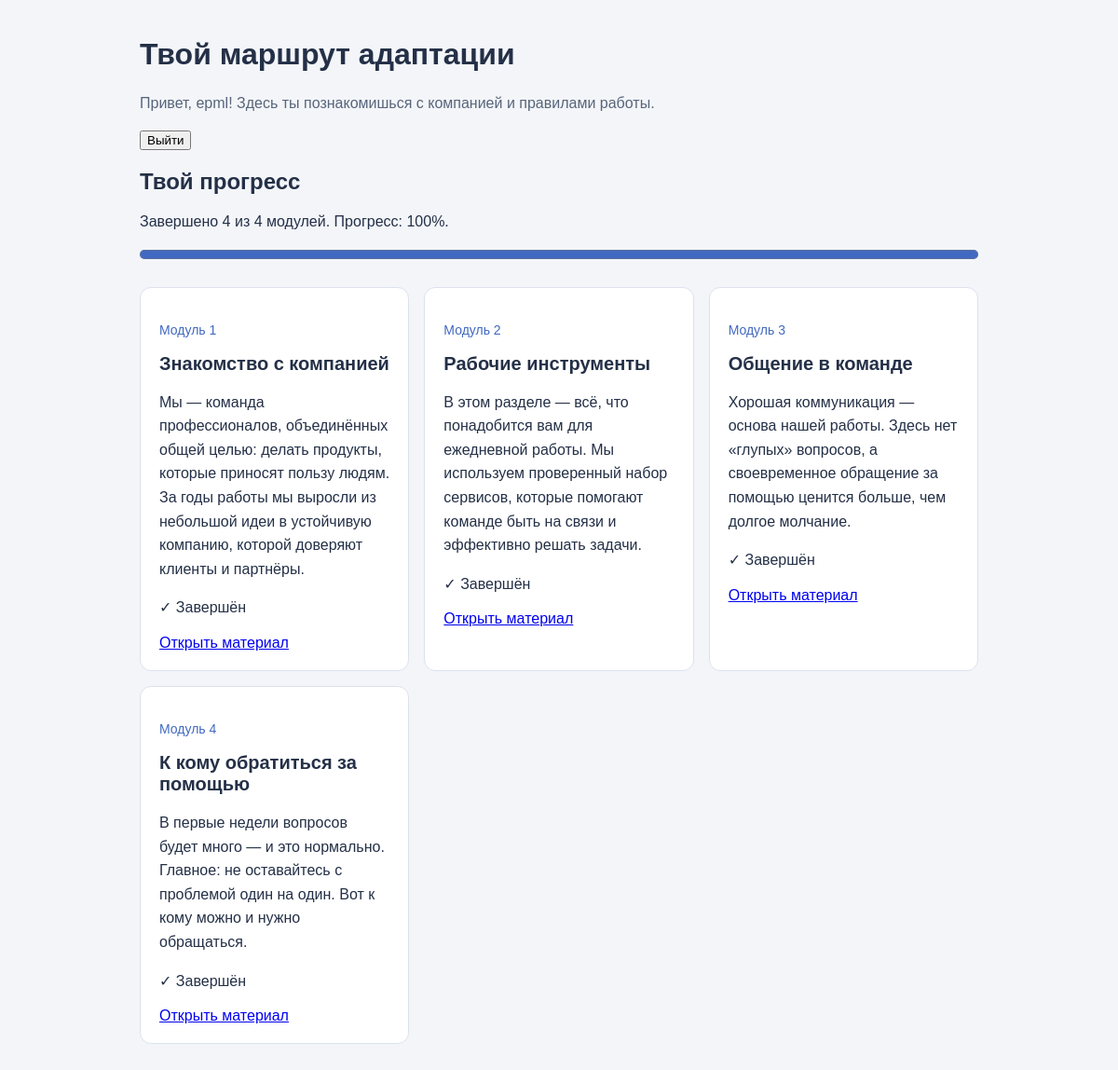
Screenshot of / (signed in) with the database file from the repository.
### onboarding/models.py (models this page shows, shortened)
class Module(models.Model):
    title=models.CharField(
        max_length=200,
        verbose_name="Название"
    )
    description=models.TextField(
        verbose_name="Описание"
    )
    order=models.PositiveIntegerField(
        default=0,
        verbose_name="Порядок"
    )
    is_published=models.BooleanField(
        default=False,
        verbose_name="Опубликован"
    )
    content=models.TextField(
        blank=True,
        default="",
        verbose_name="Учебный материал"
    )
    class Meta:
        ordering=['order', 'id']
        verbose_name="Модуль адаптации"
        verbose_name_plural=verbose_name

### onboarding/views.py (the view)
# urls.py: path('', views.home, name='home'),
@login_required
def home(request):
    modules = Module.objects.filter(is_published=True)
    completed_module_ids = set(
        ModuleCompletion.objects.filter(
            user=request.user,
            module__is_published=True,
        ).values_list("module_id", flat=True)
    )
    total_modules = modules.count()
    completed_count = len(completed_module_ids)
    progress_percent = (
        round(completed_count / total_modules * 100)
        if total_modules > 0
        else 0
    )
    context = {
        "page_title": "Твой маршрут адаптации",
        "modules": modules,
        "completed_module_ids": completed_module_ids,
        "total_modules": total_modules,
        "completed_count": completed_count,
        "progress_percent": progress_percent,
    }
    return render(request, "onboarding/home.html", context)

### onboarding/templates/onboarding/home.html (shortened to what this page needs)
<!DOCTYPE html>
<html lang="ru">
<head>
</head>
<body>
    <main>
        <h1>{{ page_title }}</h1>
        <p class="intro">
            Привет, {{ user.get_username }}!
            Здесь ты познакомишься с компанией и правилами работы.
        </p>
        <form method="post" action="{% url 'logout' %}">
            <button type="submit">Выйти</button>
        </form>
        <section aria-label="Прогресс адаптации">
            <h2>Твой прогресс</h2>
            <p>
                Завершено {{ completed_count }} из {{ total_modules }} модулей.
                Прогресс: {{ progress_percent }}%.
            </p>
            <progress
                value="{{ progress_percent }}"
                max="100"
                aria-label="Процент завершённых модулей"
            >
            </progress>
        </section>
        <section class="modules" aria-label="Модули адаптации">
            {% for module in modules %}
                <article class="module">
                    <p class="number">Модуль {{ forloop.counter }}</p>
                    <h2>{{ module.title }}</h2>
                    <p>{{ module.description }}</p>
                    {% if module.id in completed_module_ids %}
                        <p>✓ Завершён</p>
                    {% else %}
                        <p>Ещё не завершён</p>
                    {% endif %}
                    <a href="{% url 'module_detail' module_id=module.id %}">
                        Открыть материал
                    </a>
                </article>
            {% empty %}
                <p>В твой маршрут пока не добавлены модули.</p>
            {% endfor %}
        </section>
    </main>
</body>
</html>

### onboarding/templates/onboarding/home.html (style rules this page uses)
progress { width: 100%; height: 20px; accent-color: #4169c1; }
body { margin: 0; background: #f3f5f9; color: #243047; font-family: Arial, sans-serif; }
main { max-width: 900px; margin: 40px auto; padding: 0 20px; }
.intro { color: #58657a; line-height: 1.6; }
.modules { display: grid; grid-template-columns: repeat(auto-fit, minmax(240px, 1fr)); gap: 16px; margin-top: 24px; }
.module { background: white; border: 1px solid #dce2ec; border-radius: 12px; padding: 20px; }
.module h2 { margin-top: 0; font-size: 20px; }
.module p { line-height: 1.6; }
.number { color: #4169c1; font-size: 14px; }

### rows the page displays
Module: title "Знакомство с компанией", description "Мы — команда профессионалов, объединённых общей целью: делать продукты, которые приносят пользу людям. За годы работы мы выросли из небольшой идеи в устойчивую компанию, которой доверяют клиенты и партнёры.", shows "✓ Завершён"
Module: title "Рабочие инструменты", description "В этом разделе — всё, что понадобится вам для ежедневной работы. Мы используем проверенный набор сервисов, которые помогают команде быть на связи и эффективно решать задачи.", shows "✓ Завершён"
Module: title "Общение в команде", description "Хорошая коммуникация — основа нашей работы. Здесь нет «глупых» вопросов, а своевременное обращение за помощью ценится больше, чем долгое молчание.", shows "✓ Завершён"
Module: title "К кому обратиться за помощью", description "В первые недели вопросов будет много — и это нормально. Главное: не оставайтесь с проблемой один на один. Вот к кому можно и нужно обращаться.", shows "✓ Завершён"

### other values shown
{{ page_title }} "Твой маршрут адаптации"
{{ user.get_username }} "epml"
{{ completed_count }} "4"
{{ total_modules }} "4"
{{ progress_percent }} "100"
